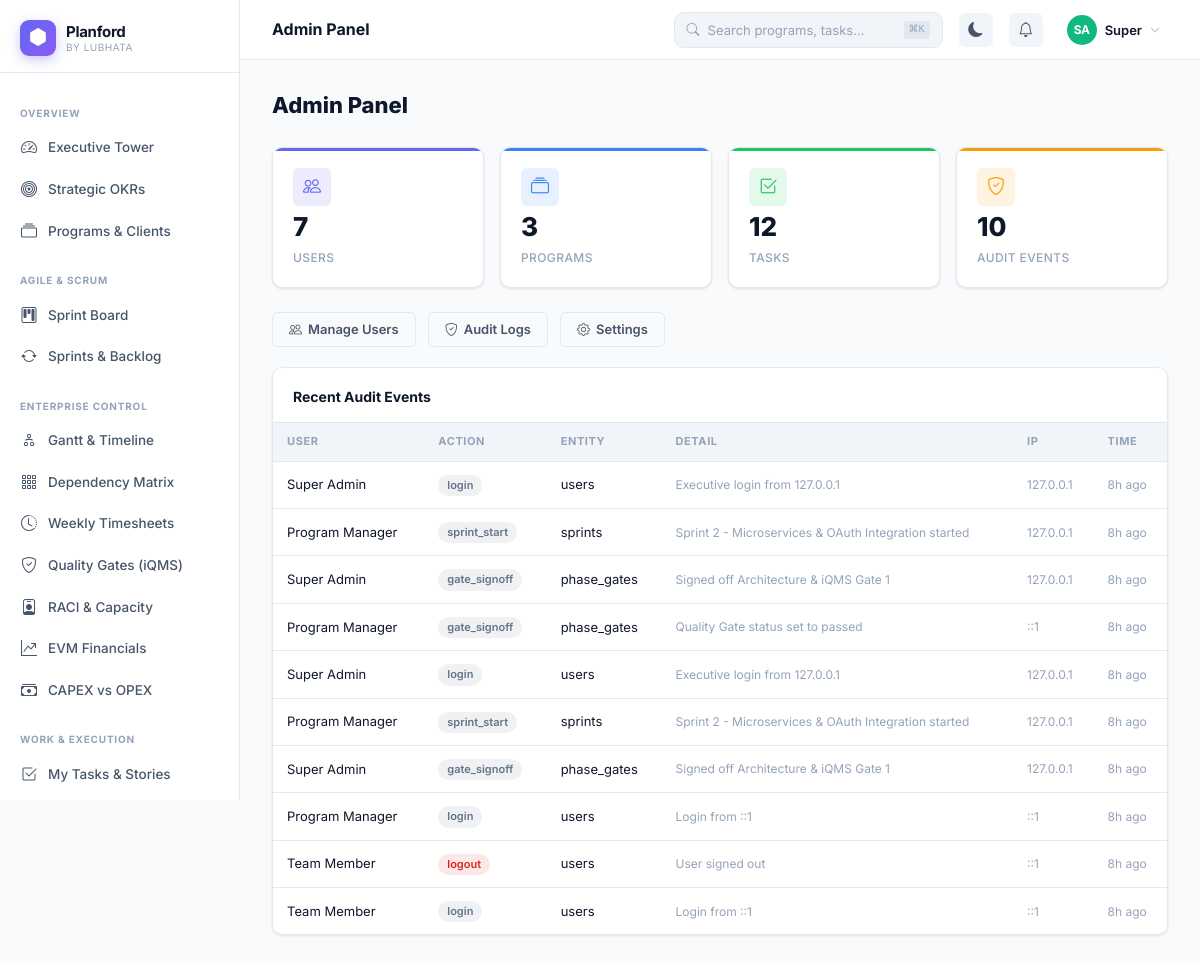
The page /admin (signed in) on the database its author committed.
### tables this page shows
CREATE TABLE `audit_logs` (
  `id` bigint unsigned NOT NULL AUTO_INCREMENT,
  `user_id` int unsigned DEFAULT NULL,
  `org_id` int unsigned DEFAULT NULL,
  `action` varchar(50) NOT NULL,
  `entity` varchar(50) NOT NULL,
  `entity_id` int unsigned DEFAULT NULL,
  `detail` text,
  `ip` varchar(45) DEFAULT NULL,
  `ua` varchar(200) DEFAULT NULL,
  `created_at` datetime NOT NULL DEFAULT CURRENT_TIMESTAMP,
  PRIMARY KEY (`id`),
  KEY `org_action` (`org_id`,`action`),
  KEY `user_id` (`user_id`),
  KEY `entity` (`entity`,`entity_id`)
);

CREATE TABLE `users` (
  `id` int unsigned NOT NULL AUTO_INCREMENT,
  `org_id` int unsigned NOT NULL,
  `name` varchar(120) NOT NULL,
  `email` varchar(150) NOT NULL,
  `password` varchar(255) NOT NULL,
  `role` enum('super_admin','org_admin','pm','member','stakeholder','viewer') NOT NULL DEFAULT 'member',
  `avatar` varchar(300) DEFAULT NULL,
  `title` varchar(100) DEFAULT NULL,
  `department` varchar(100) DEFAULT NULL,
  `is_active` tinyint(1) NOT NULL DEFAULT '1',
  `last_login` datetime DEFAULT NULL,
  `timezone` varchar(60) DEFAULT 'Asia/Kolkata',
  `settings` json DEFAULT NULL,
  `created_at` datetime NOT NULL DEFAULT CURRENT_TIMESTAMP,
  PRIMARY KEY (`id`),
  UNIQUE KEY `email_org` (`email`,`org_id`),
  KEY `org_id` (`org_id`)
);

### src/Models/DB.php (called while the page is built, shortened)
<?php
class DB {
    private static ?DB $instance = null;
    private mysqli $conn;
    private function __construct() {
        $this->conn = new mysqli(DB_HOST, DB_USER, DB_PASS, DB_NAME, DB_PORT);
        $this->conn->set_charset('utf8mb4');
        $this->conn->query("SET time_zone = '+05:30'");
    }
    public static function get(): self {
        if (!self::$instance) self::$instance = new self();
        return self::$instance;
    }
    private function types(array $params): string {
        return implode('', array_map(fn($v) =>
            is_int($v) ? 'i' : (is_float($v) ? 'd' : 's'), $params));
    }
    public function query(string $sql, array $params = []): mysqli_result|bool {
        $stmt = $this->conn->prepare($sql);
        $stmt->bind_param($this->types($params), ...$params);
        $stmt->execute();
        $result = $stmt->get_result();
        return $result !== false ? $result : true;
    }
    public function fetchAll(string $sql, array $params = []): array {
        $r = $this->query($sql, $params);
        return $r->fetch_all(MYSQLI_ASSOC);
    }
    public function fetchOne(string $sql, array $params = []): ?array {
        $r = $this->query($sql, $params);
        return $r->fetch_assoc() ?: null;
    }
    public function fetchColumn(string $sql, array $params = []): mixed {
        $row = $this->fetchOne($sql, $params);
        return $row ? reset($row) : null;
    }
    public function count(string $table, string $where = '1', array $params = []): int {
        return (int)$this->fetchColumn("SELECT COUNT(*) FROM `$table` WHERE $where", $params);
    }
}
function db(): DB { return DB::get(); }

### views/admin/index.php (the view, shortened to what this page needs)
<?php
$db=db(); $orgId=authOrgId();
$stats=['users'=>$db->count('users','org_id=?',[$orgId]),'programs'=>$db->count('programs','org_id=?',[$orgId]),'tasks'=>$db->fetchColumn("SELECT COUNT(*) FROM tasks t JOIN programs p ON t.program_id=p.id WHERE p.org_id=?",[$orgId]),'audit'=>$db->count('audit_logs','org_id=?',[$orgId])];
$recentAudit=$db->fetchAll("SELECT a.*,u.name as user_name FROM audit_logs a LEFT JOIN users u ON a.user_id=u.id WHERE a.org_id=? ORDER BY a.created_at DESC LIMIT 10",[$orgId]);
?>
<h1 style="font-size:22px;font-weight:800;margin-bottom:24px">Admin Panel</h1>
<div class="pf-kpi-grid mb-6">
  <div class="pf-kpi" style="--kpi-color:var(--pf-indigo)"><div class="pf-kpi-icon"><i class="bi bi-people"></i></div><div class="pf-kpi-value"><?= $stats['users'] ?></div><div class="pf-kpi-label">Users</div></div>
  <div class="pf-kpi" style="--kpi-color:var(--pf-blue)"><div class="pf-kpi-icon"><i class="bi bi-collection"></i></div><div class="pf-kpi-value"><?= $stats['programs'] ?></div><div class="pf-kpi-label">Programs</div></div>
  <div class="pf-kpi" style="--kpi-color:var(--pf-green)"><div class="pf-kpi-icon"><i class="bi bi-check2-square"></i></div><div class="pf-kpi-value"><?= $stats['tasks'] ?></div><div class="pf-kpi-label">Tasks</div></div>
  <div class="pf-kpi" style="--kpi-color:var(--pf-amber)"><div class="pf-kpi-icon"><i class="bi bi-shield-check"></i></div><div class="pf-kpi-value"><?= number_format($stats['audit']) ?></div><div class="pf-kpi-label">Audit Events</div></div>
</div>
<div class="d-flex gap-3 mb-5 flex-wrap">
  <a href="<?= url('admin/users') ?>" class="btn btn-outline"><i class="bi bi-people"></i> Manage Users</a>
  <a href="<?= url('admin/audit') ?>" class="btn btn-outline"><i class="bi bi-shield-check"></i> Audit Logs</a>
  <a href="<?= url('admin/settings') ?>" class="btn btn-outline"><i class="bi bi-gear"></i> Settings</a>
</div>
<div class="pf-card">
  <div class="pf-card-header"><div class="pf-card-title">Recent Audit Events</div></div>
  <div class="pf-table-wrap">
    <table class="pf-table">
      <thead><tr><th>User</th><th>Action</th><th>Entity</th><th>Detail</th><th>IP</th><th>Time</th></tr></thead>
      <tbody>
        <?php foreach($recentAudit as $a): ?>
        <tr><td style="font-size:13px"><?= e($a['user_name']??'System') ?></td><td><span class="badge badge-soft-<?= in_array($a['action'],['delete','logout'])?'danger':($a['action']==='create'?'success':'secondary') ?>"><?= e($a['action']) ?></span></td><td style="font-size:13px"><?= e($a['entity']) ?></td><td style="font-size:12px;color:var(--pf-text-3)"><?= e(truncate($a['detail']??'',60)) ?></td><td style="font-size:12px;color:var(--pf-text-3)"><?= e($a['ip']) ?></td><td style="font-size:12px;color:var(--pf-text-3)"><?= timeAgo($a['created_at']) ?></td></tr>
        <?php endforeach; ?>
      </tbody>
    </table>
  </div>
</div>
<?php $content=ob_get_clean(); require VIEW_PATH.'layouts/app.php';

### index.php (shortened to what this page needs)
<?php
require_once __DIR__ . '/src/Models/DB.php';
require_once __DIR__ . '/src/Helpers/helpers.php';
$uri    = parse_url($_SERVER['REQUEST_URI'], PHP_URL_PATH);
$base   = parse_url(APP_URL, PHP_URL_PATH);
$path   = '/' . trim(substr($uri, strlen($base)), '/');
foreach ($routes as $route => [$view, $roles]) {
    if ($path === $route || $path === $route . '/') {
        require VIEW_PATH . str_replace('/', DIRECTORY_SEPARATOR, $view) . '.php';
        break;
    }
}

### assets/css/planford.css (style rules this page uses)
:root { --pf-indigo: #6366f1; --pf-violet: #8b5cf6; --pf-pink: #ec4899; --pf-cyan: #06b6d4; --pf-green: #22c55e; --pf-amber: #f59e0b; --pf-red: #ef4444; --pf-blue: #3b82f6; --pf-teal: #14b8a6; --pf-orange: #f97316; --pf-bg: #f8fafc; --pf-surface: #ffffff; --pf-surface2: #f1f5f9; --pf-border: #e2e8f0; --pf-text: #0f172a; --pf-text-2: #475569; --pf-text-3: #94a3b8; --pf-sidebar-w: 240px; --pf-header-h: 60px; --pf-radius: 10px; --pf-radius-sm: 6px; --pf-radius-lg: 16px; --pf-shadow: 0 1px 3px rgba(0,0,0,.08), 0 1px 2px rgba(0,0,0,.04); --pf-shadow-md: 0 4px 12px rgba(0,0,0,.1); --pf-shadow-lg: 0 12px 32px rgba(0,0,0,.12); --pf-transition: all .2s cubic-bezier(.4,0,.2,1); --pf-font: 'Inter', -apple-system, BlinkMacSystemFont, 'Segoe UI', sans-serif; }
*, *::before, *::after { box-sizing: border-box; margin: 0; padding: 0; }
html { font-size: 14px; scroll-behavior: smooth; }
body { font-family: var(--pf-font); background: var(--pf-bg); color: var(--pf-text); line-height: 1.6; -webkit-font-smoothing: antialiased; min-height: 100vh; }
a { color: var(--pf-indigo); text-decoration: none; transition: var(--pf-transition); }
.pf-card { background: var(--pf-surface); border: 1px solid var(--pf-border); border-radius: var(--pf-radius); box-shadow: var(--pf-shadow); overflow: hidden; }
.pf-card-header { padding: 18px 20px 14px; border-bottom: 1px solid var(--pf-border); display: flex; align-items: center; justify-content: space-between; gap: 12px; }
.pf-card-title { font-size: 14px; font-weight: 700; color: var(--pf-text); }
.pf-kpi-grid { display: grid; grid-template-columns: repeat(auto-fill, minmax(180px, 1fr)); gap: 16px; }
.pf-kpi { background: var(--pf-surface); border: 1px solid var(--pf-border); border-radius: var(--pf-radius); padding: 20px; display: flex; flex-direction: column; gap: 8px; box-shadow: var(--pf-shadow); transition: var(--pf-transition); position: relative; overflow: hidden; }
.pf-kpi::before { content: ''; position: absolute; top: 0; left: 0; right: 0; height: 3px; background: var(--kpi-color, var(--pf-indigo)); }
.pf-kpi-icon { width: 38px; height: 38px; background: color-mix(in srgb, var(--kpi-color, var(--pf-indigo)) 12%, transparent); border-radius: var(--pf-radius-sm); display: flex; align-items: center; justify-content: center; font-size: 18px; color: var(--kpi-color, var(--pf-indigo)); }
.pf-kpi-value { font-size: 26px; font-weight: 800; color: var(--pf-text); line-height: 1; }
.pf-kpi-label { font-size: 12px; color: var(--pf-text-3); font-weight: 500; text-transform: uppercase; letter-spacing: .4px; }
.btn { display: inline-flex; align-items: center; gap: 6px; padding: 7px 16px; border-radius: var(--pf-radius-sm); font-size: 13px; font-weight: 600; border: 1px solid transparent; cursor: pointer; transition: var(--pf-transition); text-decoration: none; white-space: nowrap; line-height: 1.4; }
.btn-outline { background: transparent; color: var(--pf-text-2); border-color: var(--pf-border); }
.pf-table-wrap { overflow-x: auto; }
.pf-table { width: 100%; border-collapse: collapse; font-size: 13px; }
.pf-table th { padding: 10px 14px; text-align: left; font-size: 11px; font-weight: 700; text-transform: uppercase; letter-spacing: .6px; color: var(--pf-text-3); background: var(--pf-surface2); border-bottom: 1px solid var(--pf-border); white-space: nowrap; }
.pf-table td { padding: 12px 14px; border-bottom: 1px solid var(--pf-border); color: var(--pf-text); vertical-align: middle; }
.pf-table tr:last-child td { border-bottom: none; }
.badge { display: inline-flex; align-items: center; gap: 4px; padding: 3px 9px; border-radius: 999px; font-size: 11px; font-weight: 600; line-height: 1.4; white-space: nowrap; }
.badge-soft-danger { background: rgba(239,68,68,.12); color: #dc2626; }
.badge-soft-secondary { background: rgba(100,116,139,.1); color: #64748b; }
.d-flex { display: flex; }
.gap-3 { gap: 12px; }
.flex-wrap { flex-wrap: wrap; }
.mb-5 { margin-bottom: 20px; }
.mb-6 { margin-bottom: 24px; }

### rows shown on the page
audit_logs: user.name "Super Admin", action "login", entity "users", detail "Executive login from 127.0.0.1", ip "127.0.0.1", created_at "8h ago"
audit_logs: user.name "Program Manager", action "sprint_start", entity "sprints", detail "Sprint 2 - Microservices & OAuth Integration started", ip "127.0.0.1", created_at "8h ago"
audit_logs: user.name "Super Admin", action "gate_signoff", entity "phase_gates", detail "Signed off Architecture & iQMS Gate 1", ip "127.0.0.1", created_at "8h ago"
audit_logs: user.name "Program Manager", action "gate_signoff", entity "phase_gates", detail "Quality Gate status set to passed", ip "::1", created_at "8h ago"
audit_logs: user.name "Super Admin", action "login", entity "users", detail "Executive login from 127.0.0.1", ip "127.0.0.1", created_at "8h ago"
audit_logs: user.name "Program Manager", action "sprint_start", entity "sprints", detail "Sprint 2 - Microservices & OAuth Integration started", ip "127.0.0.1", created_at "8h ago"
audit_logs: user.name "Super Admin", action "gate_signoff", entity "phase_gates", detail "Signed off Architecture & iQMS Gate 1", ip "127.0.0.1", created_at "8h ago"
audit_logs: user.name "Program Manager", action "login", entity "users", detail "Login from ::1", ip "::1", created_at "8h ago"
audit_logs: user.name "Team Member", action "logout", entity "users", detail "User signed out", ip "::1", created_at "8h ago"
audit_logs: user.name "Team Member", action "login", entity "users", detail "Login from ::1", ip "::1", created_at "8h ago"

### other values the page prints
$stats['users'] "7"
$stats['programs'] "3"
$stats['tasks'] "12"
$stats['audit'] "10"
